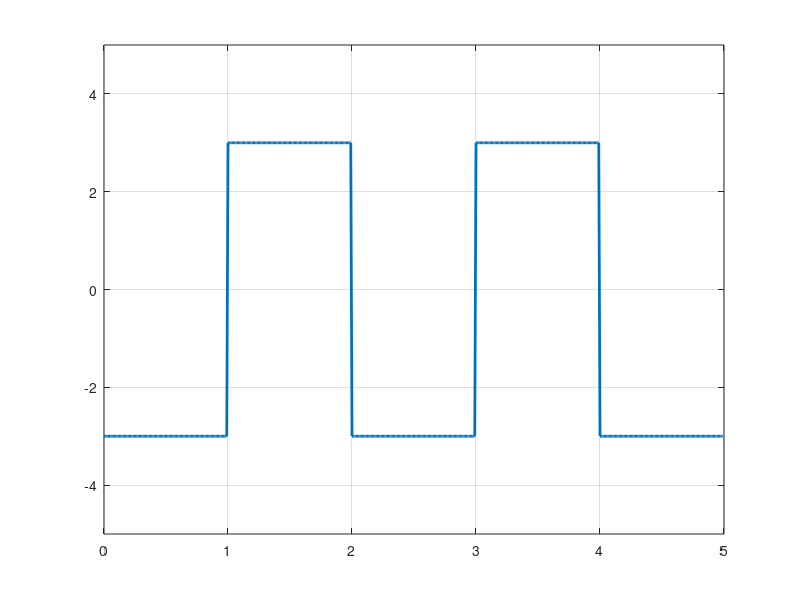

MATLAB code for this plot:
clc;
close all;
clear all;

bits=[1 1 1 1 1];
bit_dur=1;
T=length(bits)*bit_dur;
fs=100;
t=0:1/fs:T-(1/fs);

lastbit=3;
for i=1:length(bits)
    if bits(i)==1
        x((i-1)*fs*bit_dur+1:i*fs*bit_dur)=-1*lastbit;
        lastbit=-1*lastbit;
    else
        x((i-1)*fs*bit_dur+1:i*fs*bit_dur)=lastbit;
    end
end
%subplot(4,1,1);
plot(t,x,'linewidth',2);
ylim([-5,5]);
grid on;
%demodulation
lastbit=3;
for i=1:length(x)/(fs*bit_dur)
    if x((i-1)*fs*bit_dur+1:i*fs*bit_dur)~= lastbit
        disp(1);
        lastbit=-lastbit;
    else
        disp(0);
    end
end